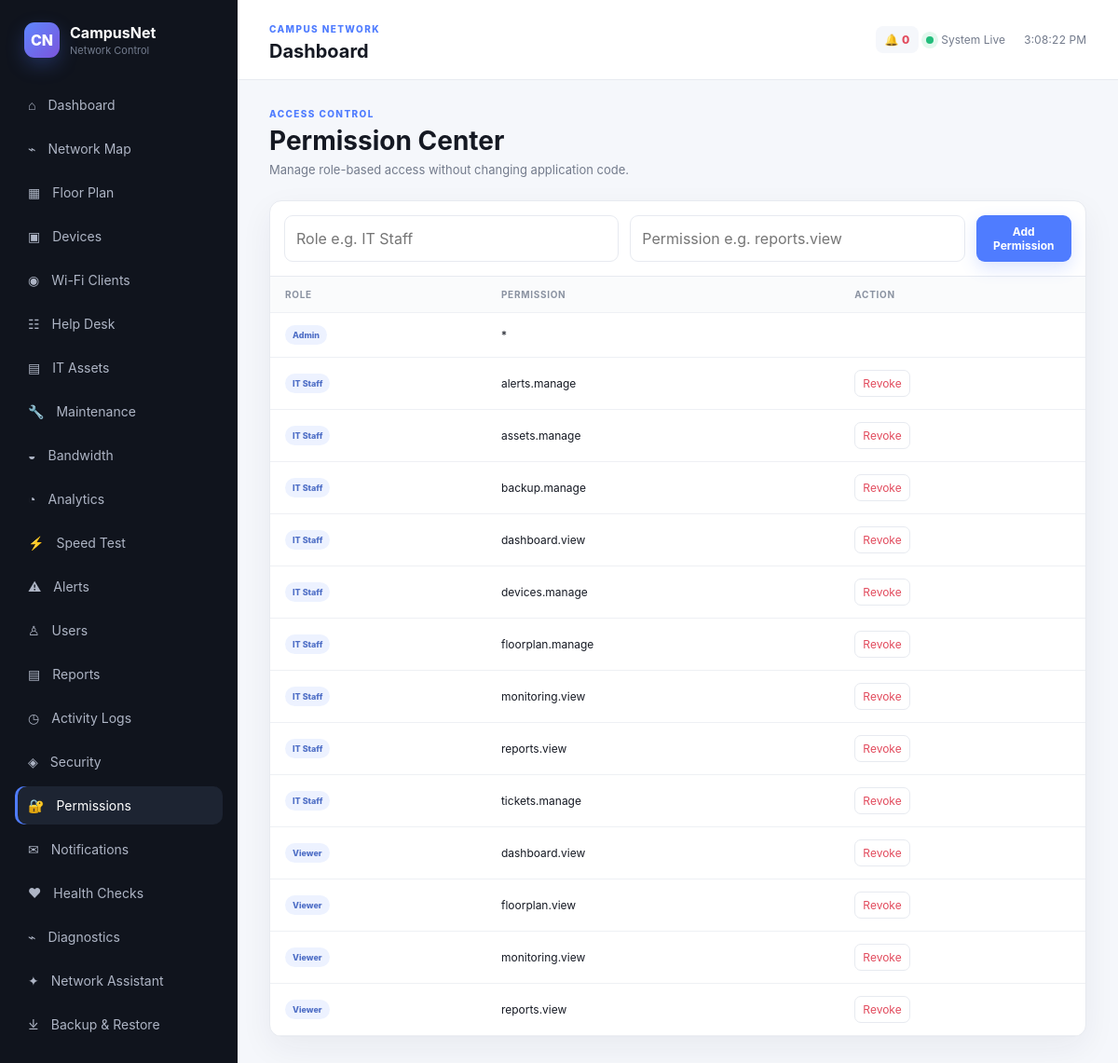
Page /permissions.php (signed in) on the committed database.
### tables this page shows
CREATE TABLE IF NOT EXISTS permissions (
 id INT AUTO_INCREMENT PRIMARY KEY,
 role VARCHAR(40) NOT NULL,
 permission_key VARCHAR(100) NOT NULL,
 UNIQUE KEY role_permission(role,permission_key)
);

### permissions.php (the view, shortened to what this page needs)
<?php require_once __DIR__.'/config/security.php'; require_permission('permissions.manage'); $rows=$pdo->query('SELECT * FROM permissions ORDER BY role,permission_key')->fetchAll(); include __DIR__.'/partials/header.php'; ?>
<div class="hero"><div><div class="eyebrow">ACCESS CONTROL</div><h1>Permission Center</h1><p>Manage role-based access without changing application code.</p></div></div>
<div class="panel"><div class="toolbar"><input id="permRole" class="search" placeholder="Role e.g. IT Staff"><input id="permKey" class="search" placeholder="Permission e.g. reports.view"><button class="btn primary" onclick="addPermission()">Add Permission</button></div><div class="table-wrap"><table><thead><tr><th>Role</th><th>Permission</th><th>Action</th></tr></thead><tbody id="permRows"><?php foreach($rows as $r): ?><tr><td><span class="role-badge"><?=htmlspecialchars($r['role'])?></span></td><td><?=htmlspecialchars($r['permission_key'])?></td><td><?php if($r['permission_key']!=='*'): ?><button class="icon-btn danger" onclick='removePermission(<?=json_encode($r['role'])?>,<?=json_encode($r['permission_key'])?>)'>Revoke</button><?php endif; ?></td></tr><?php endforeach; ?></tbody></table></div></div>
<?php include __DIR__.'/partials/footer.php'; ?>

### assets/css/style.css (style rules this page uses)
:root { --bg:#f5f7fb;--panel:#fff;--text:#151923;--muted:#737b8c;--line:#e7eaf0;--accent:#4f7cff;--green:#16a36a;--amber:#d99219;--red:#e24b5d;--purple:#7957d5;--shadow:0 12px 35px rgba(26,39,70,.06) }
* { box-sizing:border-box }
body { margin:0;font-family:Inter,ui-sans-serif,system-ui,-apple-system,BlinkMacSystemFont,"Segoe UI",sans-serif;background:var(--bg);color:var(--text) }
button,input,select { font:inherit }
.page-kicker,.eyebrow { font-size:10px;letter-spacing:.14em;font-weight:800;color:var(--accent) }
.hero { display:flex;justify-content:space-between;align-items:center;margin-bottom:25px }
.hero h1 { font-size:28px;margin:6px 0 }
.hero p { margin:0;color:var(--muted);font-size:13px }
.btn { border:0;border-radius:9px;padding:10px 15px;cursor:pointer;font-weight:700;font-size:12px;transition:.2s }
.btn.primary { background:var(--accent);color:white;box-shadow:0 7px 18px rgba(79,124,255,.2) }
.panel { background:#fff;border:1px solid var(--line);border-radius:13px;box-shadow:var(--shadow);overflow:hidden }
.table-wrap { overflow:auto }
table { border-collapse:collapse;width:100%;font-size:12px }
th,td { text-align:left;padding:13px 16px;border-bottom:1px solid #eef0f4;white-space:nowrap }
th { font-size:10px;text-transform:uppercase;letter-spacing:.07em;color:#8a92a1;background:#fafbfc }
.toolbar { display:flex;justify-content:space-between;gap:12px;padding:15px;border-bottom:1px solid var(--line) }
.search { border:1px solid var(--line);border-radius:9px;padding:10px 12px;width:min(450px,100%);outline:none }
.icon-btn { border:1px solid var(--line);background:#fff;border-radius:7px;padding:6px 8px;cursor:pointer }
.icon-btn.danger { color:var(--red) }
.role-badge { display:inline-block;padding:5px 8px;border-radius:20px;font-size:9px;font-weight:800;background:#edf2ff;color:#4f6fc6 }
select,input { max-width:100% }

### rows in the picture
permissions: role "Admin", permission_key "*"
permissions: role "IT Staff", permission_key "alerts.manage"
permissions: role "IT Staff", permission_key "assets.manage"
permissions: role "IT Staff", permission_key "backup.manage"
permissions: role "IT Staff", permission_key "dashboard.view"
permissions: role "IT Staff", permission_key "devices.manage"
permissions: role "IT Staff", permission_key "floorplan.manage"
permissions: role "IT Staff", permission_key "monitoring.view"
permissions: role "IT Staff", permission_key "reports.view"
permissions: role "IT Staff", permission_key "tickets.manage"
permissions: role "Viewer", permission_key "dashboard.view"
permissions: role "Viewer", permission_key "floorplan.view"
permissions: role "Viewer", permission_key "monitoring.view"
permissions: role "Viewer", permission_key "reports.view"

### other values in the picture
$page_title "Dashboard"
